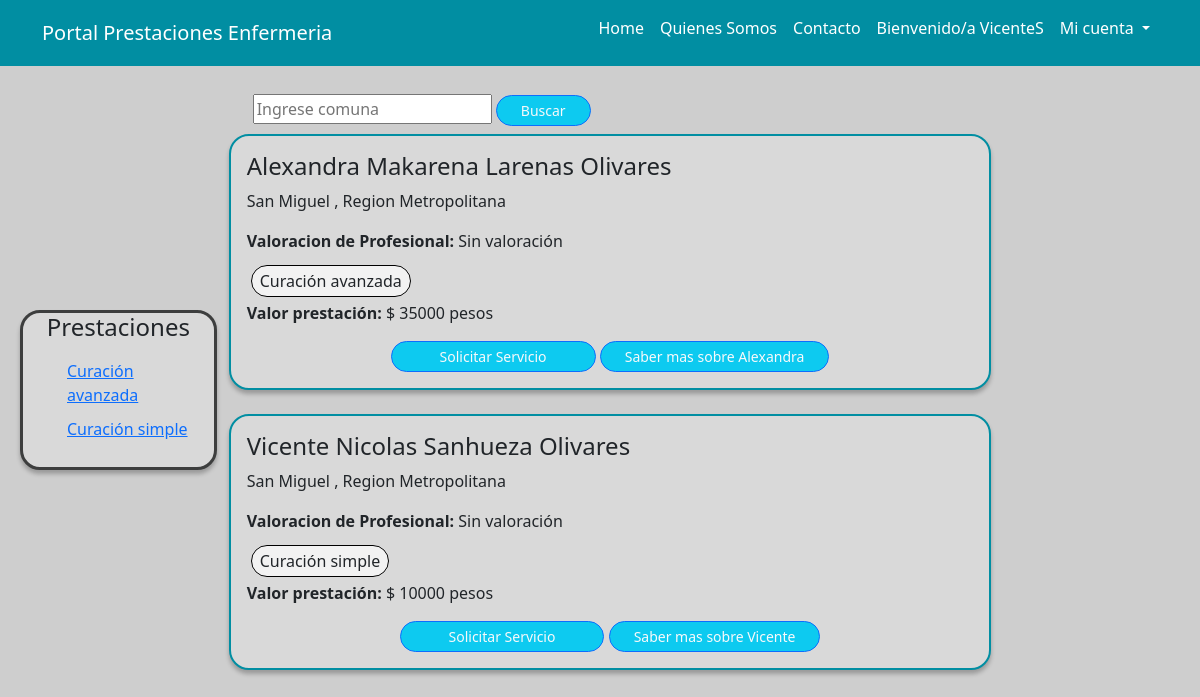
Screenshot of / (signed in) with the database file from the repository.
### core/models.py (models this page shows, shortened)
class Profesional(models.Model):
    user = models.OneToOneField(User, null=True, on_delete=models.CASCADE)
    rut_profesional = models.CharField(primary_key=True, max_length=10)
    primer_nombre = models.CharField(max_length=50, blank=True, null=True)
    segundo_nombre = models.CharField(max_length=50, blank=True, null=True)
    primer_apellido = models.CharField(max_length=50, blank=True, null=True)
    segundo_apellido = models.CharField(max_length=50, blank=True, null=True)
    region = models.ForeignKey('Region',blank=True, null=True, db_column='id_region', on_delete=models.CASCADE)
    comuna = models.ForeignKey('Comuna', blank=True, null=True, db_column='id_comuna', on_delete=models.CASCADE)
    prestacion = models.ForeignKey('Prestacion',blank=True, null=True, db_column='id_prestacion', on_delete=models.CASCADE)
    valor = models.DecimalField(max_digits=12, decimal_places=0, blank=True, null=True)
    correo_electronico = models.CharField(max_length=50, blank=True, null=True)
    numero_sis = models.DecimalField(max_digits=15, decimal_places=0, blank=True, null=True)
    telefono = models.DecimalField(max_digits=12, decimal_places=0, blank=True, null=True)
    descripcion = models.TextField(max_length=500, blank=True, null=True)

class Prestacion(models.Model):
    comuna = models.ForeignKey(Comuna, models.DO_NOTHING, db_column='id_comuna')
    nombre = models.CharField(max_length=50, blank=True, null=True)
    def __str__(self):
         return f'{self.nombre}'

class Comuna(models.Model):
    region = models.ForeignKey('Region', db_column='id_region', on_delete=models.CASCADE)
    nombre = models.CharField(max_length=50, blank=True, null=True)
    def __str__(self):
         return f'{self.nombre}'

class Region(models.Model):
    nombre = models.CharField(max_length=50, blank=True, null=True)
    def __str__(self):
         return f'{self.nombre}'

### core/views.py (the view)
# urls.py: path("", home, name = "home"),
def home(request):
    profesionales = Profesional.objects.all()
    data = {
        'profesionales':profesionales
    }
    return render (request, "core/home.html", data)

### core/templates/core/home.html (shortened to what this page needs)
{% extends "core/base_generic.html" %}
{% load static %}
{% block content %}
    <body class ="body1">
	<nav class="navbar  navbar-expand-lg navbar-dark">
        <div class="container">
            <a class="navbar-brand" href="{% url 'home' %}">Portal Prestaciones Enfermeria</a>
            <div class="collapse navbar-collapse" id="navbarSupportedContent">
                <ul class="navbar-nav ms-auto mb-2 mb-lg-0">
                    <li class="nav-item">
                        <a class="nav-link active" aria-current="page" href="{% url 'home' %}">Home</a>
                    </li>
                    <li class="nav-item">
                        <a class="nav-link active" aria-current="page" href="">Quienes Somos</a>
                    </li>
                    <li class="nav-item">
                        <a class="nav-link active" aria-current="page" href="{% url 'contacto' %}">Contacto</a>
                    </li>
                    {% if user.is_authenticated %}
                    <li class="nav-item">
                        <a class="nav-link active" aria-current="page">Bienvenido/a {{user.username}}</a>
                    </li>
                    {% endif %}
                    <li class="nav-item dropdown">
						<a class="nav-link active dropdown-toggle a1 " href="#" id="navbarDropdown" role="button" data-bs-toggle="dropdown" aria-expanded="false">
						  Mi cuenta
						</a>
					  </li>
                </ul>
            </div>
        </div>
    </nav>
	<div class="container-fluid">
	  <section class="row col contenedor-main align-items-center home-section">
		<aside class="col-md-2 filters">
		  <h4 class="list-tittle">Prestaciones</h4>
		  <ul>
            {% for p in profesionales %}
            <li>
                <a href="">{{p.prestacion}}</a>
              </li>
            {% endfor %}
		  </ul>
		</aside>
		<div class="col-md-8 post-section">
      <div class="container center">
        <form class="form-inline my-2 col-md-8 mr-4" action="{% url 'search' %}">
          <input class"form-control mr-sm-2" name="busqueda" type"search" placeholder="Ingrese comuna" aria-label="search">
          <button type="submit" class="btn btn-info btn-outline-primary btn-sm rounded-pill text-light px-4">Buscar</button>
        </form>
      </div>
            {% for p in profesionales %}
		  <div class="post p-3">
			<h4>{{p.primer_nombre}} {{p.segundo_nombre}}  {{p.primer_apellido}}  {{p.segundo_apellido}}</h4>
			<p>{{p.comuna}} , {{p.region}}</p>
			<p><strong>Valoracion de Profesional: </strong>Sin valoración</p>
			<div class="my-2">
			  <span class="prestaciones-pro p-1 px-2 mx-1">{{p.prestacion}}</span>
			</div>
      <p><strong>Valor prestación:</strong> $ {{p.valor}} pesos </p>
			<div class="text-center">
				<button type="button" class="btn btn-info btn-outline-primary btn-sm rounded-pill text-light px-5">Solicitar Servicio</button>
                <a href="{{ p.rut_profesional }}">
                    <button type="button" class="btn btn-info btn-outline-primary btn-sm rounded-pill text-light px-4">Saber mas sobre {{p.primer_nombre}}</button>
                  </a>
            </div>
		  </div>
          <br>
          {% endfor %}
		</div>
	  </section>
	</body>
{% endblock %}

### core/static/core/css/style.css (style rules this page uses)
body { background: linear-gradient(107.85deg, #3FBF80 0%, #567C90 52.31%, #7032A2 100.43%); mix-blend-mode: normal; background-attachment: fixed; }
html { height: 100%; }
body { font-family: 'Varela', sans-serif; font-size: 14px; line-height: 1.5; color: #333; min-height: 100%; position: relative; width:100%; height:100%; }
a { color: #e1e1e1; }
.navbar { background: #018EA2; }
.body1 { background: #CECECE; }
.filters { background: #D9D9D9; border: 3px solid #3D3E3E; box-shadow: 0px 4px 4px rgba(0, 0, 0, 0.25); border-radius: 20px; }
.home-section { padding-top: 20px; padding-left: 20px; }
li { list-style: none; padding-bottom: 10px; text-align: start; }
.a1 { text-decoration: none; }
.list-tittle { padding-bottom: 10px; text-align: center; }
.post { background: #D9D9D9; border: 2px solid #018EA2; box-shadow: 0px 4px 4px rgba(0, 0, 0, 0.25); border-radius: 20px; align-items: right; }
.post-section { padding-left: 30px; }
.prestaciones-pro { background: #F2F2F2; border: 1px solid #000000; border-radius: 20px; }

### rows the page displays
Profesional: prestacion "Curación avanzada", primer_nombre "Alexandra", segundo_nombre "Makarena", primer_apellido "Larenas", segundo_apellido "Olivares", comuna "San Miguel", region "Region Metropolitana", valor "35000"
Profesional: prestacion "Curación simple", primer_nombre "Vicente", segundo_nombre "Nicolas", primer_apellido "Sanhueza", segundo_apellido "Olivares", comuna "San Miguel", region "Region Metropolitana", valor "10000"

### other values shown
{{ user.username }} "VicenteS"
